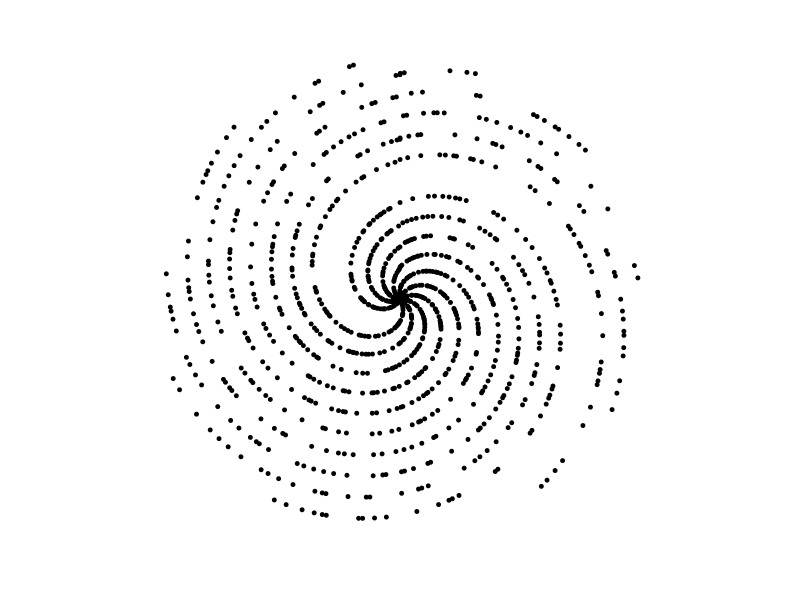
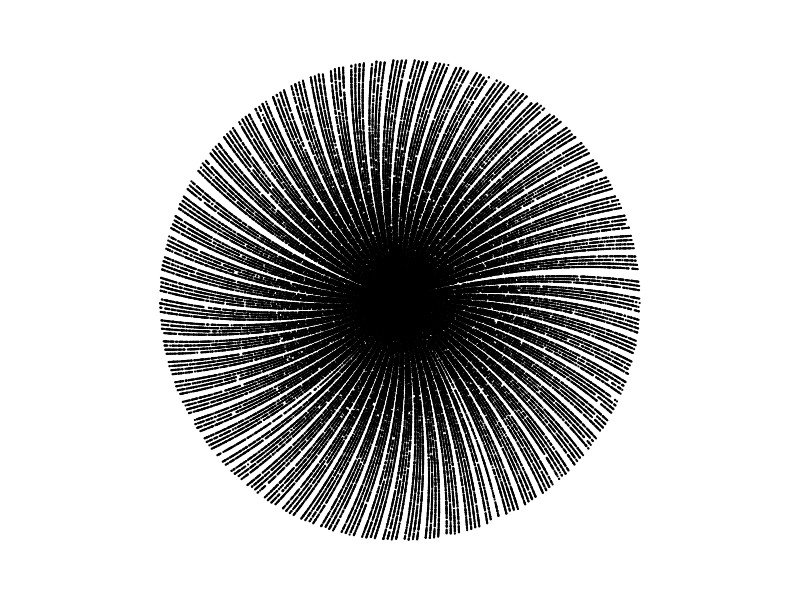
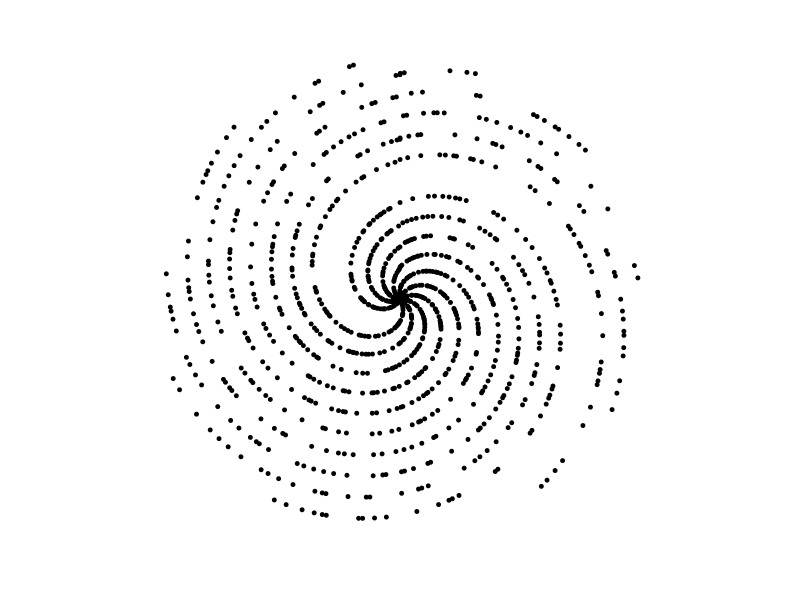
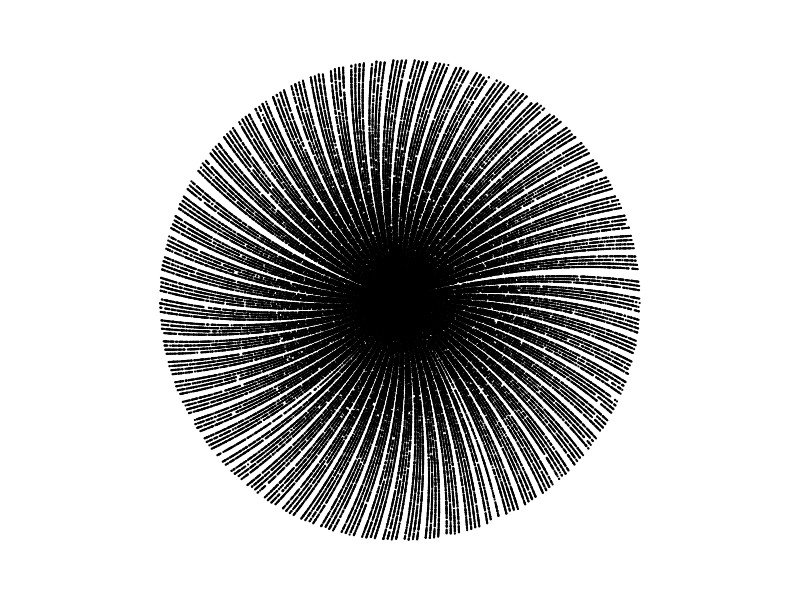

Recreate these plots in R, in order.
library(ggplot2)
library(dplyr)

dat <- read.csv('primes.txt')
dat.sub <- head(dat, 1000)

plot.spiral <- function(dataset, size = 1) {
  dataset %>%
    ggplot() +
    aes(x = x %% pi, y = x) +
    geom_point(size = size) +
    coord_polar() +
    theme_void()
}

plot.spiral(dat.sub)
ggsave('1000.png', height = 8, width = 8)

plot.spiral(dat, size = .1)
ggsave('100k.png', height = 12, width = 12)
